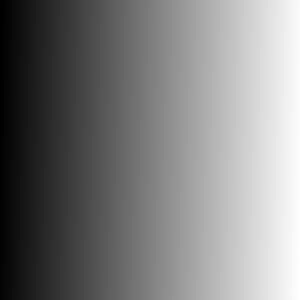
#> input picture images/gradient.png, 300 x 300 px, found by its file name
$ jupyter execute --allow-errors imageThresholding.ipynb
#> lines starting #> are read from the running program, lines starting #| are printed output that depends on the picture; after the words box and inside, x2 and y2 are one past the last pixel; in counts of white or black regions, pixels touching at a corner belong together
## Image Thresholding

[cell 1]
import cv2
import numpy as np
from matplotlib import pyplot as plt

### Simple Thresholding

[cell 2]
img = cv2.imread('images/gradient.png',cv2.IMREAD_GRAYSCALE)
#> img: shape (300, 300); min 0, max 255, mean 126.3
#> (the rest of this cell did not finish here and is left out)

### Adaptive Thresholding

[cell 3]
img = cv2.imread('images/sudoku.png',0)
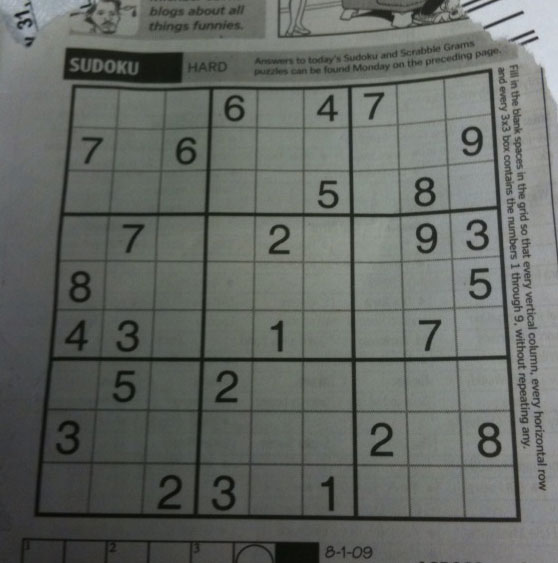
#> input picture images/sudoku.png, 558 x 563 px, found by its file name
#> img: shape (563, 558); min 7, max 218, mean 101.8
img = cv2.medianBlur(img,5)
ret,th1 = cv2.threshold(img,127,255,cv2.THRESH_BINARY)
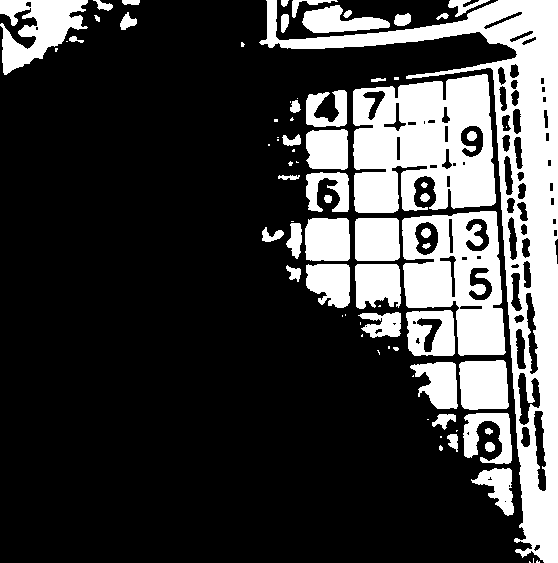
#> th1: shape (563, 558); 25.2% white; 79 white regions (32 under 20 px), largest, box (x1, y1, x2, y2) and area: (259, 0, 558, 563) 27086, (353, 74, 496, 213) 15195, (402, 211, 506, 356) 9242
th2 = cv2.adaptiveThreshold(img,255,cv2.ADAPTIVE_THRESH_MEAN_C,\
            cv2.THRESH_BINARY,11,2)
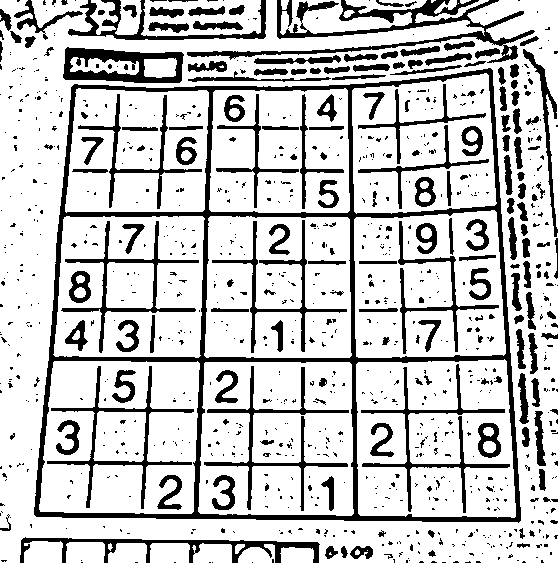
#> th2: shape (563, 558); 78.4% white; 944 black regions (749 under 20 px), largest, box (x1, y1, x2, y2) and area: (34, 68, 521, 523) 15998, (187, 0, 535, 63) 4506, (63, 47, 184, 83) 2270
th3 = cv2.adaptiveThreshold(img,255,cv2.ADAPTIVE_THRESH_GAUSSIAN_C,\
            cv2.THRESH_BINARY,11,2)
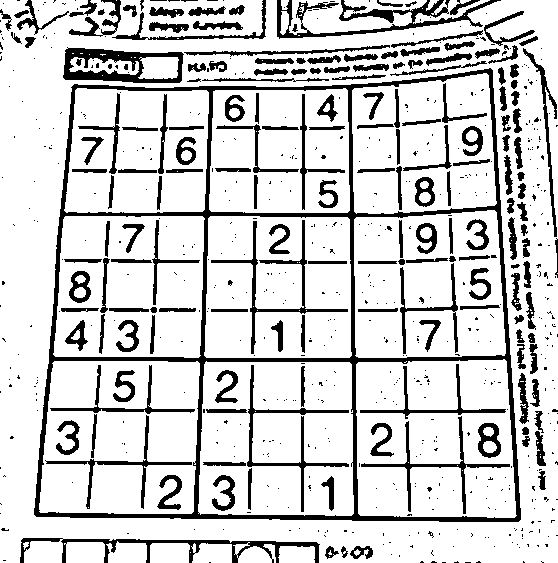
#> th3: shape (563, 558); 81.8% white; 715 black regions (537 under 20 px), largest, box (x1, y1, x2, y2) and area: (34, 68, 521, 522) 14482, (277, 0, 501, 39) 2269, (63, 47, 184, 83) 2024
titles = ['Original Image', 'Global Thresholding (v = 127)',
            'Adaptive Mean Thresholding', 'Adaptive Gaussian Thresholding']
images = [img, th1, th2, th3]
plt.figure(figsize=(8,8))
for i in range(4):
    plt.subplot(2,2,i+1),plt.imshow(images[i],'gray')
    plt.title(titles[i])
    plt.xticks([]),plt.yticks([])
plt.show()

### Otsu's Binarization

[cell 4]
img = cv2.imread('images/sudoku.png',0)
# global thresholding
ret1,th1 = cv2.threshold(img,127,255,cv2.THRESH_BINARY)
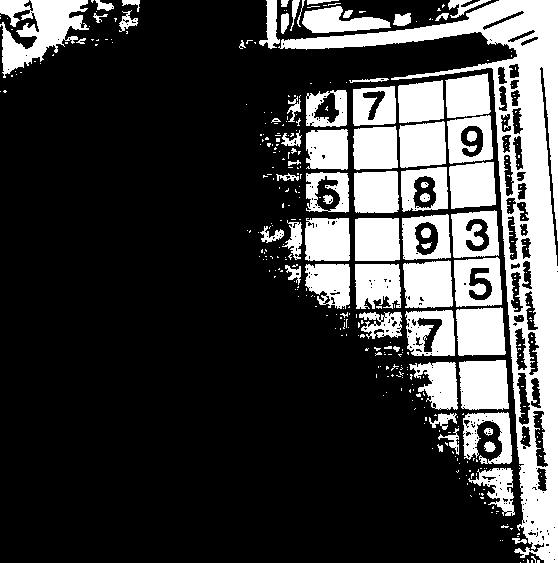
#> th1: shape (563, 558); 25.3% white; 376 white regions (307 under 20 px), largest, box (x1, y1, x2, y2) and area: (278, 0, 558, 563) 25952, (0, 0, 89, 78) 3634, (459, 360, 509, 410) 2273
# Otsu's thresholding
ret2,th2 = cv2.threshold(img,0,255,cv2.THRESH_BINARY+cv2.THRESH_OTSU)
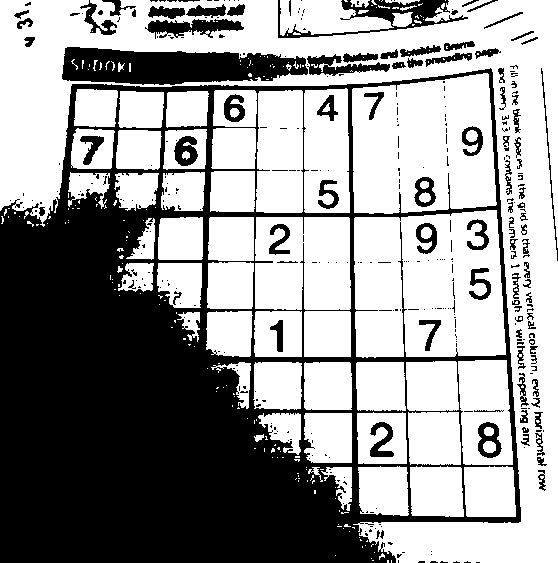
#> th2: shape (563, 558); 59.4% white; 361 black regions (263 under 20 px), largest, box (x1, y1, x2, y2) and area: (0, 68, 521, 563) 104893, (62, 47, 308, 85) 6753, (278, 0, 468, 38) 1967
#> ret2 = 96
# plot all the images and their histograms
images = [img, 0, th1,
          img, 0, th2]
titles = ['Original Noisy Image','Histogram','Global Thresholding (v=127)',
          'Original Noisy Image','Histogram',"Otsu's Thresholding"]
plt.figure(figsize=(8,8))
for i in range(2):
    plt.subplot(3,3,i*3+1),plt.imshow(images[i*3],'gray')
    plt.title(titles[i*3]), plt.xticks([]), plt.yticks([])
    plt.subplot(3,3,i*3+2),plt.hist(images[i*3].ravel(),256)
    plt.title(titles[i*3+1]), plt.xticks([]), plt.yticks([])
    plt.subplot(3,3,i*3+3),plt.imshow(images[i*3+2],'gray')
    plt.title(titles[i*3+2]), plt.xticks([]), plt.yticks([])
plt.show()
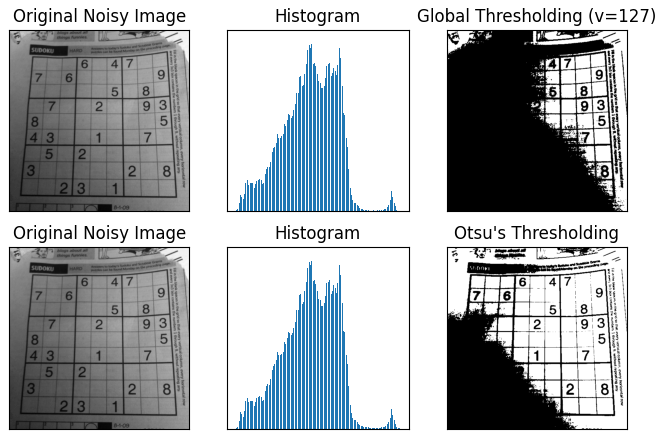
#> figure drawn by matplotlib, 6 panels
